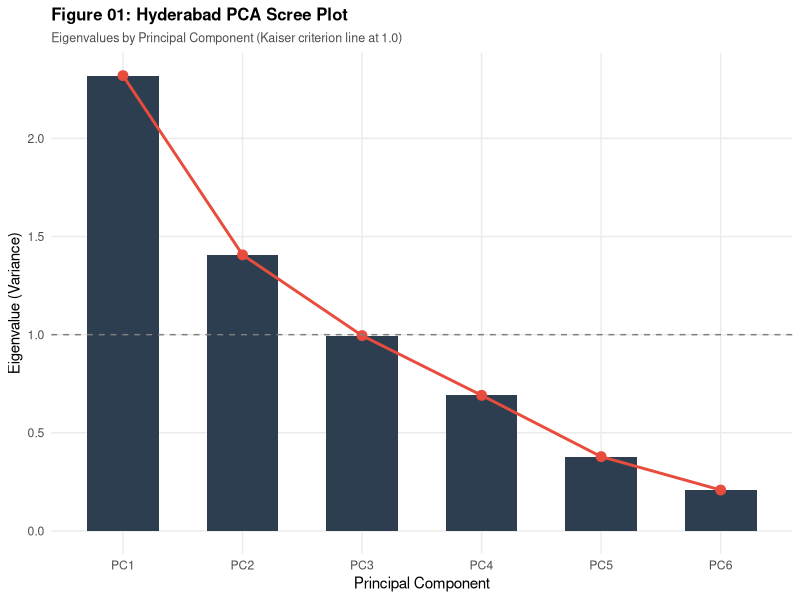
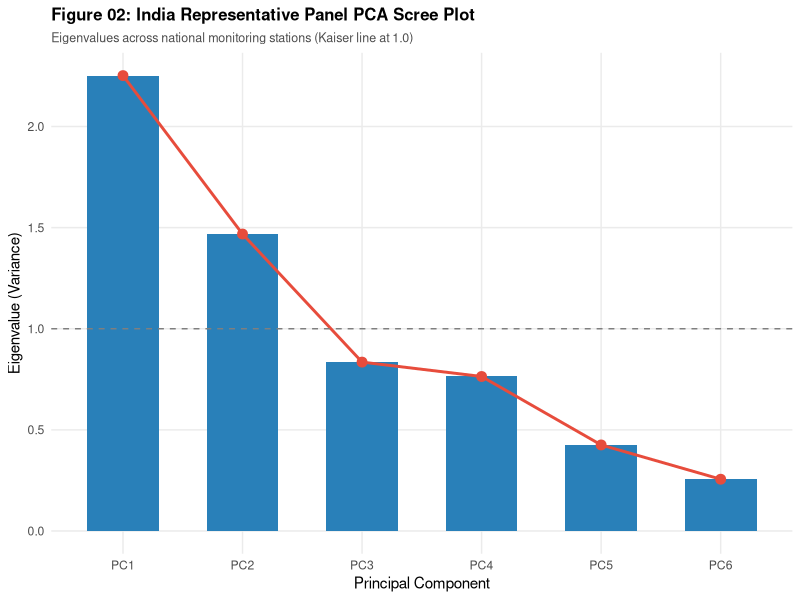
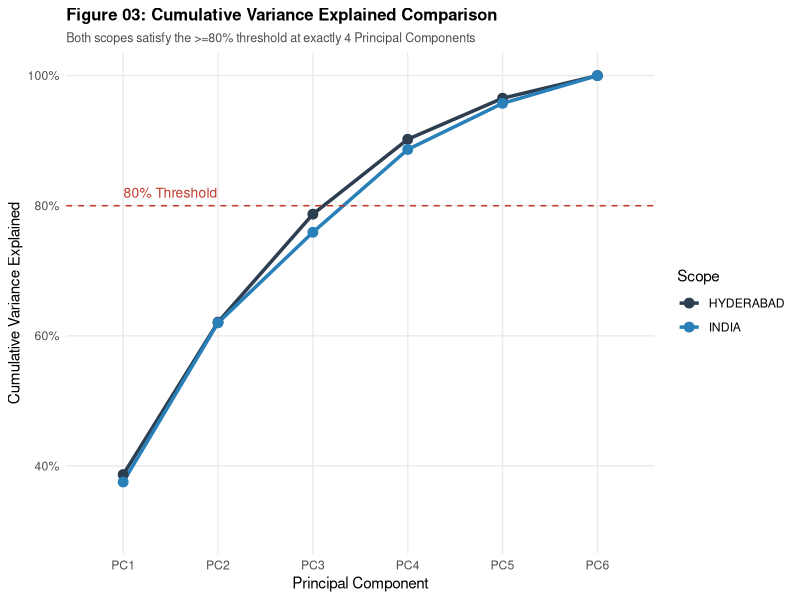
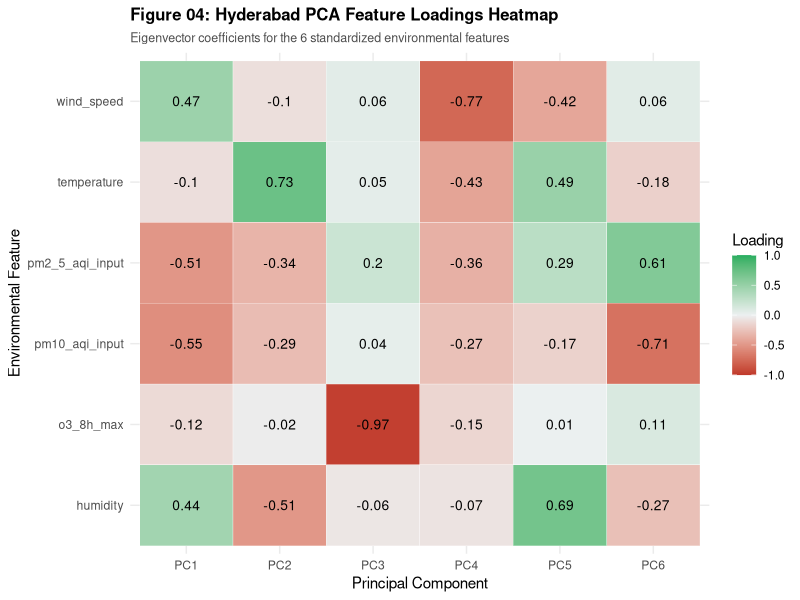
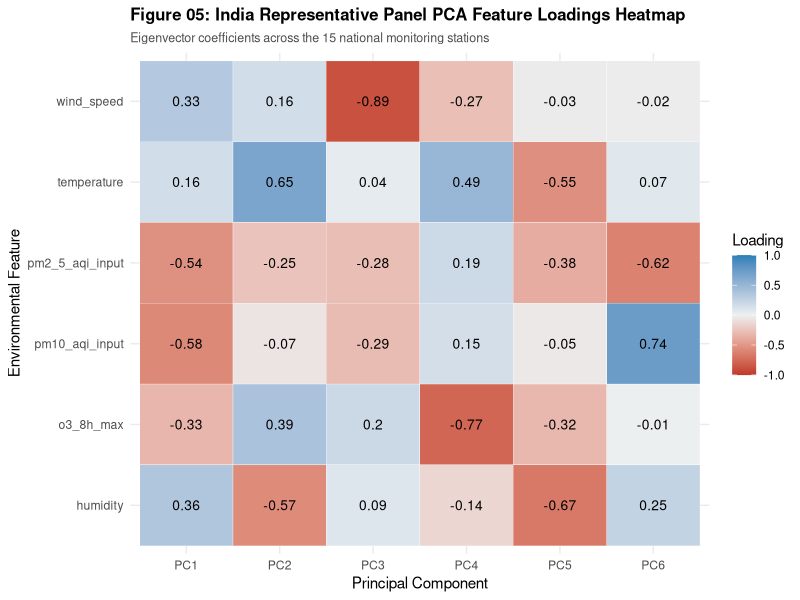
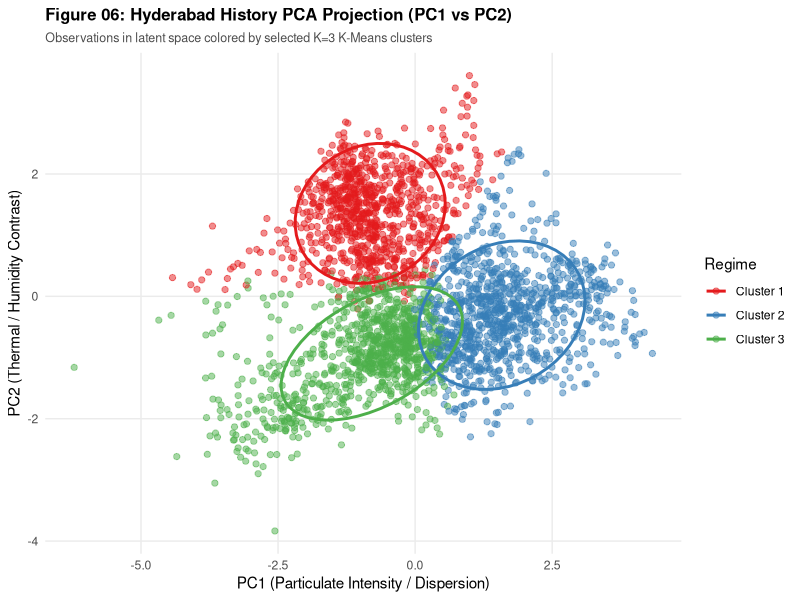
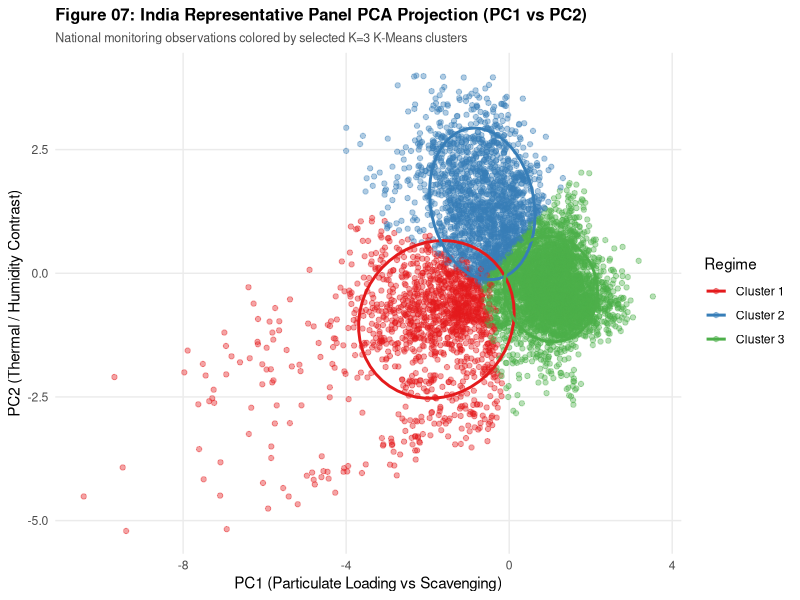
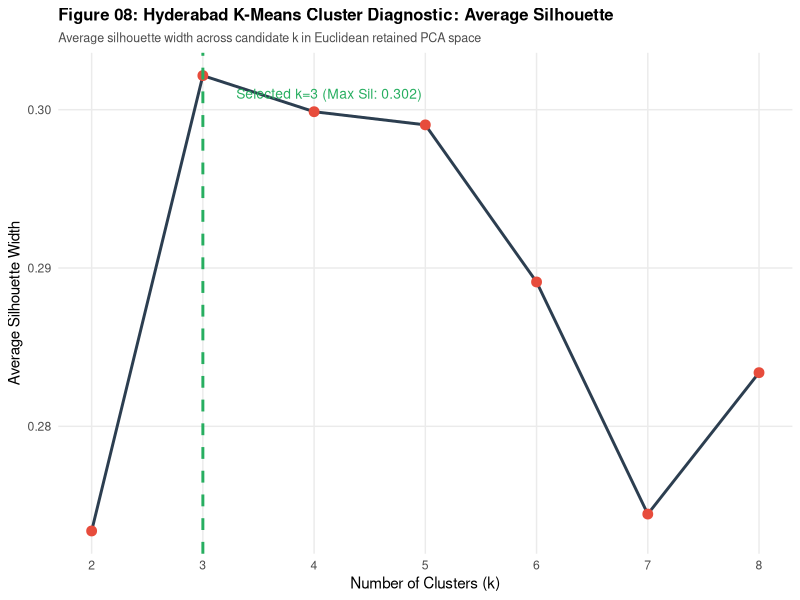

Recreate these plots in R, in order.
# ==============================================================================
# scripts/18c_phase5A_profiles_figures.R
# Phase 5A: Cluster Profiling, Labeling, Regime Shifts & Publication Figures
# ==============================================================================

suppressPackageStartupMessages({
  library(readr)
  library(dplyr)
  library(tidyr)
  library(tibble)
  library(ggplot2)
})

cat(">>> Running Phase 5A Profiling & Figures Pipeline...\n")

# 1. Load Data
hyd_hist <- read_csv("data/analysis/phase5A/Hyderabad_PCA_History.csv", show_col_types = FALSE)
ind_hist <- read_csv("data/analysis/phase5A/India_PCA_History.csv", show_col_types = FALSE)
hyd_rec  <- read_csv("data/analysis/phase5A/Hyderabad_Recent_Cluster_Assignments.csv", show_col_types = FALSE)
ind_rec  <- read_csv("data/analysis/phase5A/India_Recent_Cluster_Assignments.csv", show_col_types = FALSE)

pca_var  <- read_csv("analysis/phase5A/tables/phase5A_pca_variance_explained.csv", show_col_types = FALSE)
pca_load <- read_csv("analysis/phase5A/tables/phase5A_pca_loadings.csv", show_col_types = FALSE)
pca_sel  <- read_csv("analysis/phase5A/tables/phase5A_pca_selection.csv", show_col_types = FALSE)
k_diag   <- read_csv("analysis/phase5A/tables/phase5A_k_selection_diagnostics.csv", show_col_types = FALSE)
cents_df <- read_csv("analysis/phase5A/tables/phase5A_cluster_centroids_pca.csv", show_col_types = FALSE)

pca_features <- c(
  "pm2_5_aqi_input",
  "pm10_aqi_input",
  "o3_8h_max",
  "temperature",
  "humidity",
  "wind_speed"
)

# 2. Raw-Scale Cluster Profiles (phase5A_cluster_profiles.csv)
scopes_data <- list(
  HYDERABAD = list(hist = hyd_hist, rec = hyd_rec),
  INDIA     = list(hist = ind_hist, rec = ind_rec)
)

profiles_list <- list()
for (scope_name in names(scopes_data)) {
  hdf <- scopes_data[[scope_name]]$hist
  clusters <- sort(unique(hdf$initial_cluster))
  
  for (cl in clusters) {
    cl_df <- hdf %>% filter(initial_cluster == cl)
    n_cl <- nrow(cl_df)
    
    # Quantitative stats for 6 features + aqi_verified
    all_numeric_vars <- c(pca_features, "aqi_verified")
    
    for (v in all_numeric_vars) {
      vals <- cl_df[[v]]
      vals_clean <- vals[!is.na(vals)]
      
      profiles_list[[paste(scope_name, cl, v, sep = "_")]] <- tibble(
        scope = scope_name,
        cluster = cl,
        variable = v,
        n = length(vals_clean),
        mean = mean(vals_clean),
        sd = sd(vals_clean),
        median = median(vals_clean),
        q1 = quantile(vals_clean, 0.25),
        q3 = quantile(vals_clean, 0.75)
      )
    }
  }
}
cluster_profiles_df <- bind_rows(profiles_list)
write_csv(cluster_profiles_df, "analysis/phase5A/tables/phase5A_cluster_profiles.csv")
cat("Saved: phase5A_cluster_profiles.csv\n")

# 3. Descriptive Cluster Labels (phase5A_cluster_labels.csv)
# Based directly on data profiles:
cluster_labels_df <- tribble(
  ~scope, ~cluster, ~descriptive_label, ~profile_basis, ~caution,
  "HYDERABAD", "Cluster 1", "warm-dry-moderate-pollution", "High temperature (30.3C), low humidity (42.8%), moderate particulate and ozone (AQI ~80.5); dominant in Summer/Pre-monsoon", "Unsupervised cluster; does not represent a causal source allocation",
  "HYDERABAD", "Cluster 2", "humid-monsoon-lower-pollution", "High humidity (75.6%), elevated wind (3.87 m/s), low PM2.5/PM10 (AQI ~56.5); dominant in Monsoon", "Meteorological dilution does not imply total absence of local emissions",
  "HYDERABAD", "Cluster 3", "cool-calm-particulate-elevated", "Lower temperature (23.9C), calm wind (2.02 m/s), elevated PM2.5 and PM10 (AQI ~99.8); dominant in Winter", "Inversion-driven accumulation across urban panel; not a single point source",
  "INDIA", "Cluster 1", "cool-stagnant-particulate-elevated", "Low temperature (21.5C), low wind (1.80 m/s), severe PM2.5 (100.4 ug/m3) and PM10 (186.2 ug/m3, AQI ~211.4); dominant in Winter", "Multi-station representative subset; cannot be generalized as an entire citywide mean",
  "INDIA", "Cluster 2", "hot-dry-ozone-dust-elevated", "High temperature (30.7C), low humidity (40.9%), elevated O3 (68.3 ug/m3) and PM10 (115.8 ug/m3, AQI ~120.9); dominant in Summer/Pre-monsoon", "High photochemical and crustal aerosol activity; unverified gases excluded",
  "INDIA", "Cluster 3", "humid-monsoon-lower-pollution", "High humidity (77.2%), higher wind (2.77 m/s), lowest PM2.5/PM10/O3 (AQI ~66.5); dominant in Monsoon (55.5% of history observations)", "Regional wet scavenging across national monitoring stations"
)
write_csv(cluster_labels_df, "analysis/phase5A/tables/phase5A_cluster_labels.csv")
cat("Saved: phase5A_cluster_labels.csv\n")

# 4. Regime Frequency Comparison: History vs Recent (phase5A_regime_frequency_comparison.csv)
freq_list <- list()
for (scope_name in names(scopes_data)) {
  hdf <- scopes_data[[scope_name]]$hist
  rdf <- scopes_data[[scope_name]]$rec
  
  h_counts <- hdf %>%
    count(initial_cluster, name = "n") %>%
    rename(cluster = initial_cluster) %>%
    mutate(
      scope = scope_name,
      period = "MODELING_HISTORY",
      percentage = round(100 * n / sum(n), 2)
    )
  
  r_counts <- rdf %>%
    count(assigned_cluster, name = "n") %>%
    rename(cluster = assigned_cluster) %>%
    mutate(
      scope = scope_name,
      period = "RECENT_EVALUATION",
      percentage = round(100 * n / sum(n), 2)
    )
  
  # Ensure all clusters are present in both periods
  all_cls <- unique(c(h_counts$cluster, r_counts$cluster))
  h_full <- tibble(cluster = all_cls) %>%
    left_join(h_counts, by = "cluster") %>%
    mutate(scope = scope_name, period = "MODELING_HISTORY", n = coalesce(n, 0L), percentage = coalesce(percentage, 0.0))
  
  r_full <- tibble(cluster = all_cls) %>%
    left_join(r_counts, by = "cluster") %>%
    mutate(scope = scope_name, period = "RECENT_EVALUATION", n = coalesce(n, 0L), percentage = coalesce(percentage, 0.0))
  
  freq_list[[scope_name]] <- bind_rows(h_full, r_full) %>%
    left_join(cluster_labels_df %>% select(scope, cluster, descriptive_label), by = c("scope", "cluster")) %>%
    select(scope, period, cluster, descriptive_label, n, percentage)
}
regime_freq_df <- bind_rows(freq_list)
write_csv(regime_freq_df, "analysis/phase5A/tables/phase5A_regime_frequency_comparison.csv")
cat("Saved: phase5A_regime_frequency_comparison.csv\n")

# 5. Station x Regime Table (phase5A_station_cluster_distribution.csv)
station_dist_list <- list()
for (scope_name in names(scopes_data)) {
  hdf <- scopes_data[[scope_name]]$hist
  rdf <- scopes_data[[scope_name]]$rec
  
  stations <- sort(unique(c(hdf$station_name, rdf$station_name)))
  clusters <- sort(unique(hdf$initial_cluster))
  
  grid <- expand.grid(station_name = stations, cluster = clusters, stringsAsFactors = FALSE)
  
  h_st <- hdf %>%
    count(station_name, initial_cluster, name = "history_n") %>%
    rename(cluster = initial_cluster) %>%
    group_by(station_name) %>%
    mutate(history_pct = round(100 * history_n / sum(history_n), 2)) %>%
    ungroup()
  
  r_st <- rdf %>%
    count(station_name, assigned_cluster, name = "recent_n") %>%
    rename(cluster = assigned_cluster) %>%
    group_by(station_name) %>%
    mutate(recent_pct = round(100 * recent_n / sum(recent_n), 2)) %>%
    ungroup()
  
  st_full <- grid %>%
    left_join(h_st, by = c("station_name", "cluster")) %>%
    left_join(r_st, by = c("station_name", "cluster")) %>%
    mutate(
      scope = scope_name,
      history_n = coalesce(history_n, 0L),
      history_pct = coalesce(history_pct, 0.0),
      recent_n = coalesce(recent_n, 0L),
      recent_pct = coalesce(recent_pct, 0.0)
    ) %>%
    select(scope, station_name, cluster, history_n, history_pct, recent_n, recent_pct)
  
  station_dist_list[[scope_name]] <- st_full
}
station_dist_df <- bind_rows(station_dist_list)
write_csv(station_dist_df, "analysis/phase5A/tables/phase5A_station_cluster_distribution.csv")
cat("Saved: phase5A_station_cluster_distribution.csv\n")

# 6. Season x Regime Table for HISTORY (phase5A_season_cluster_distribution.csv)
season_dist_list <- list()
for (scope_name in names(scopes_data)) {
  hdf <- scopes_data[[scope_name]]$hist
  
  s_df <- hdf %>%
    count(season, initial_cluster, name = "n") %>%
    rename(cluster = initial_cluster) %>%
    group_by(season) %>%
    mutate(
      scope = scope_name,
      pct = round(100 * n / sum(n), 2)
    ) %>%
    ungroup() %>%
    select(scope, season, cluster, n, pct)
  
  season_dist_list[[scope_name]] <- s_df
}
season_dist_df <- bind_rows(season_dist_list)
write_csv(season_dist_df, "analysis/phase5A/tables/phase5A_season_cluster_distribution.csv")
cat("Saved: phase5A_season_cluster_distribution.csv\n")

# ==============================================================================
# 7. GENERATE ALL 20 FIGURES
# ==============================================================================
theme_clean <- theme_minimal(base_size = 11) +
  theme(
    plot.title = element_text(face = "bold", size = 12),
    plot.subtitle = element_text(size = 9, color = "grey30"),
    panel.grid.minor = element_blank()
  )

# Figure 01: Hyderabad Scree Plot
p01 <- ggplot(pca_var %>% filter(scope == "HYDERABAD"), aes(x = factor(PC, levels = paste0("PC", 1:6)), y = eigenvalue)) +
  geom_col(fill = "#2c3e50", width = 0.6) +
  geom_point(color = "#e74c3c", size = 3) +
  geom_line(aes(group = 1), color = "#e74c3c", linewidth = 1) +
  geom_hline(yintercept = 1, linetype = "dashed", color = "grey50") +
  labs(title = "Figure 01: Hyderabad PCA Scree Plot", subtitle = "Eigenvalues by Principal Component (Kaiser criterion line at 1.0)", x = "Principal Component", y = "Eigenvalue (Variance)") +
  theme_clean
ggsave("analysis/phase5A/figures/01_hyderabad_scree_plot.png", p01, width = 7, height = 4.5, dpi = 300)

# Figure 02: India Scree Plot
p02 <- ggplot(pca_var %>% filter(scope == "INDIA"), aes(x = factor(PC, levels = paste0("PC", 1:6)), y = eigenvalue)) +
  geom_col(fill = "#2980b9", width = 0.6) +
  geom_point(color = "#e74c3c", size = 3) +
  geom_line(aes(group = 1), color = "#e74c3c", linewidth = 1) +
  geom_hline(yintercept = 1, linetype = "dashed", color = "grey50") +
  labs(title = "Figure 02: India Representative Panel PCA Scree Plot", subtitle = "Eigenvalues across national monitoring stations (Kaiser line at 1.0)", x = "Principal Component", y = "Eigenvalue (Variance)") +
  theme_clean
ggsave("analysis/phase5A/figures/02_india_scree_plot.png", p02, width = 7, height = 4.5, dpi = 300)

# Figure 03: Cumulative Variance Comparison
p03 <- ggplot(pca_var, aes(x = factor(PC, levels = paste0("PC", 1:6)), y = cumulative_variance, color = scope, group = scope)) +
  geom_line(linewidth = 1.2) +
  geom_point(size = 3) +
  geom_hline(yintercept = 0.80, linetype = "dashed", color = "#c0392b") +
  annotate("text", x = 1.5, y = 0.82, label = "80% Threshold", color = "#c0392b", size = 3.5) +
  scale_y_continuous(labels = scales::percent_format(accuracy = 1), limits = c(0.3, 1.0)) +
  scale_color_manual(values = c("HYDERABAD" = "#2c3e50", "INDIA" = "#2980b9")) +
  labs(title = "Figure 03: Cumulative Variance Explained Comparison", subtitle = "Both scopes satisfy the >=80% threshold at exactly 4 Principal Components", x = "Principal Component", y = "Cumulative Variance Explained", color = "Scope") +
  theme_clean
ggsave("analysis/phase5A/figures/03_cumulative_variance_comparison.png", p03, width = 8, height = 4.5, dpi = 300)

# Figure 04: Hyderabad Loadings Heatmap
p04 <- ggplot(pca_load %>% filter(scope == "HYDERABAD"), aes(x = factor(PC, levels = paste0("PC", 1:6)), y = feature, fill = loading)) +
  geom_tile(color = "white") +
  geom_text(aes(label = round(loading, 2)), size = 3.5) +
  scale_fill_gradient2(low = "#c0392b", mid = "#ecf0f1", high = "#27ae60", midpoint = 0, limits = c(-1, 1)) +
  labs(title = "Figure 04: Hyderabad PCA Feature Loadings Heatmap", subtitle = "Eigenvector coefficients for the 6 standardized environmental features", x = "Principal Component", y = "Environmental Feature", fill = "Loading") +
  theme_clean
ggsave("analysis/phase5A/figures/04_hyderabad_loading_heatmap.png", p04, width = 8, height = 5, dpi = 300)

# Figure 05: India Loadings Heatmap
p05 <- ggplot(pca_load %>% filter(scope == "INDIA"), aes(x = factor(PC, levels = paste0("PC", 1:6)), y = feature, fill = loading)) +
  geom_tile(color = "white") +
  geom_text(aes(label = round(loading, 2)), size = 3.5) +
  scale_fill_gradient2(low = "#c0392b", mid = "#ecf0f1", high = "#2980b9", midpoint = 0, limits = c(-1, 1)) +
  labs(title = "Figure 05: India Representative Panel PCA Feature Loadings Heatmap", subtitle = "Eigenvector coefficients across the 15 national monitoring stations", x = "Principal Component", y = "Environmental Feature", fill = "Loading") +
  theme_clean
ggsave("analysis/phase5A/figures/05_india_loading_heatmap.png", p05, width = 8, height = 5, dpi = 300)

# Figure 06: Hyderabad PC1-PC2 Scores by Cluster
p06 <- ggplot(hyd_hist, aes(x = PC1, y = PC2, color = initial_cluster)) +
  geom_point(alpha = 0.5, size = 1.8) +
  stat_ellipse(level = 0.85, linewidth = 1) +
  scale_color_brewer(palette = "Set1") +
  labs(title = "Figure 06: Hyderabad History PCA Projection (PC1 vs PC2)", subtitle = "Observations in latent space colored by selected K=3 K-Means clusters", x = "PC1 (Particulate Intensity / Dispersion)", y = "PC2 (Thermal / Humidity Contrast)", color = "Regime") +
  theme_clean
ggsave("analysis/phase5A/figures/06_hyderabad_pca_pc1_pc2_by_cluster.png", p06, width = 8, height = 5.5, dpi = 300)

# Figure 07: India PC1-PC2 Scores by Cluster
p07 <- ggplot(ind_hist, aes(x = PC1, y = PC2, color = initial_cluster)) +
  geom_point(alpha = 0.4, size = 1.5) +
  stat_ellipse(level = 0.85, linewidth = 1) +
  scale_color_brewer(palette = "Set1") +
  labs(title = "Figure 07: India Representative Panel PCA Projection (PC1 vs PC2)", subtitle = "National monitoring observations colored by selected K=3 K-Means clusters", x = "PC1 (Particulate Loading vs Scavenging)", y = "PC2 (Thermal / Humidity Contrast)", color = "Regime") +
  theme_clean
ggsave("analysis/phase5A/figures/07_india_pca_pc1_pc2_by_cluster.png", p07, width = 8, height = 5.5, dpi = 300)

# Figure 08: Hyderabad K Selection Silhouette
p08 <- ggplot(k_diag %>% filter(scope == "HYDERABAD"), aes(x = k, y = average_silhouette_width)) +
  geom_line(color = "#2c3e50", linewidth = 1) +
  geom_point(color = "#e74c3c", size = 3) +
  geom_vline(xintercept = 3, linetype = "dashed", color = "#27ae60", linewidth = 1) +
  annotate("text", x = 3.3, y = 0.301, label = "Selected k=3 (Max Sil: 0.302)", color = "#27ae60", hjust = 0, size = 3.5) +
  scale_x_continuous(breaks = 2:8) +
  labs(title = "Figure 08: Hyderabad K-Means Cluster Diagnostic: Average Silhouette", subtitle = "Average silhouette width across candidate k in Euclidean retained PCA space", x = "Number of Clusters (k)", y = "Average Silhouette Width") +
  theme_clean
ggsave("analysis/phase5A/figures/08_hyderabad_k_selection_silhouette.png", p08, width = 7.5, height = 4.5, dpi = 300)

# Figure 09: India K Selection Silhouette
p09 <- ggplot(k_diag %>% filter(scope == "INDIA"), aes(x = k, y = average_silhouette_width, color = is_feasible)) +
  geom_line(aes(group = 1), color = "#2980b9", linewidth = 1) +
  geom_point(size = 3.5) +
  geom_vline(xintercept = 3, linetype = "dashed", color = "#27ae60", linewidth = 1) +
  annotate("text", x = 3.3, y = 0.314, label = "Selected k=3 (Max Feasible Sil: 0.315)", color = "#27ae60", hjust = 0, size = 3.5) +
  scale_x_continuous(breaks = 2:8) +
  scale_color_manual(values = c("TRUE" = "#27ae60", "FALSE" = "#e74c3c")) +
  labs(title = "Figure 09: India K-Means Cluster Diagnostic: Average Silhouette", subtitle = "Candidate k evaluated; k >= 6 disqualified by < 2% cluster size constraint", x = "Number of Clusters (k)", y = "Average Silhouette Width", color = "Size Feasible") +
  theme_clean
ggsave("analysis/phase5A/figures/09_india_k_selection_silhouette.png", p09, width = 8, height = 4.5, dpi = 300)

# Figure 10: WSS / Elbow Comparison
p10 <- ggplot(k_diag, aes(x = k, y = total_withinss, color = scope, group = scope)) +
  geom_line(linewidth = 1) +
  geom_point(size = 3) +
  scale_x_continuous(breaks = 2:8) +
  scale_color_manual(values = c("HYDERABAD" = "#2c3e50", "INDIA" = "#2980b9")) +
  labs(title = "Figure 10: K-Means Elbow Curve (Total Within-Cluster Sum of Squares)", subtitle = "Diminishing marginal within-cluster variance reduction beyond k=3", x = "Number of Clusters (k)", y = "Total Within-Cluster SS", color = "Scope") +
  theme_clean
ggsave("analysis/phase5A/figures/10_wss_elbow_comparison.png", p10, width = 8, height = 4.5, dpi = 300)

# Figure 11: Hyderabad Cluster Profile Heatmap
hyd_prof_z <- hyd_hist %>%
  group_by(initial_cluster) %>%
  summarise(across(all_of(pca_features), mean)) %>%
  pivot_longer(cols = -initial_cluster, names_to = "feature", values_to = "raw_mean") %>%
  group_by(feature) %>%
  mutate(std_mean = (raw_mean - mean(raw_mean)) / sd(raw_mean)) %>%
  ungroup()

p11 <- ggplot(hyd_prof_z, aes(x = initial_cluster, y = feature, fill = std_mean)) +
  geom_tile(color = "white") +
  geom_text(aes(label = round(raw_mean, 1)), size = 3.5) +
  scale_fill_gradient2(low = "#2980b9", mid = "#f5f6fa", high = "#c0392b", midpoint = 0) +
  labs(title = "Figure 11: Hyderabad Cluster Mean Profiles (Raw Units with Z-Shading)", subtitle = "Numbers display raw unstandardized means; cell color indicates relative cross-cluster elevation", x = "Cluster Regime", y = "Environmental Variable", fill = "Z-Score Relative") +
  theme_clean
ggsave("analysis/phase5A/figures/11_hyderabad_cluster_profile_heatmap.png", p11, width = 8, height = 5, dpi = 300)

# Figure 12: India Cluster Profile Heatmap
ind_prof_z <- ind_hist %>%
  group_by(initial_cluster) %>%
  summarise(across(all_of(pca_features), mean)) %>%
  pivot_longer(cols = -initial_cluster, names_to = "feature", values_to = "raw_mean") %>%
  group_by(feature) %>%
  mutate(std_mean = (raw_mean - mean(raw_mean)) / sd(raw_mean)) %>%
  ungroup()

p12 <- ggplot(ind_prof_z, aes(x = initial_cluster, y = feature, fill = std_mean)) +
  geom_tile(color = "white") +
  geom_text(aes(label = round(raw_mean, 1)), size = 3.5) +
  scale_fill_gradient2(low = "#2980b9", mid = "#f5f6fa", high = "#c0392b", midpoint = 0) +
  labs(title = "Figure 12: India Panel Cluster Mean Profiles (Raw Units with Z-Shading)", subtitle = "Raw unstandardized averages across the 3 national clusters", x = "Cluster Regime", y = "Environmental Variable", fill = "Z-Score Relative") +
  theme_clean
ggsave("analysis/phase5A/figures/12_india_cluster_profile_heatmap.png", p12, width = 8, height = 5, dpi = 300)

# Figure 13: Hyderabad Regime Frequency History vs Recent
p13 <- ggplot(regime_freq_df %>% filter(scope == "HYDERABAD"), aes(x = cluster, y = percentage, fill = period)) +
  geom_col(position = position_dodge(width = 0.8), width = 0.7) +
  scale_fill_manual(values = c("MODELING_HISTORY" = "#34495e", "RECENT_EVALUATION" = "#e67e22")) +
  scale_y_continuous(labels = scales::percent_format(scale = 1)) +
  labs(title = "Figure 13: Hyderabad Regime Frequency Shift (History vs September)", subtitle = "Substantial September expansion of Cluster 2 (humid-monsoon-lower-pollution)", x = "Cluster Regime", y = "Percentage of Complete Days", fill = "Period") +
  theme_clean
ggsave("analysis/phase5A/figures/13_hyderabad_regime_frequency_history_vs_recent.png", p13, width = 8, height = 4.5, dpi = 300)

# Figure 14: India Regime Frequency History vs Recent
p14 <- ggplot(regime_freq_df %>% filter(scope == "INDIA"), aes(x = cluster, y = percentage, fill = period)) +
  geom_col(position = position_dodge(width = 0.8), width = 0.7) +
  scale_fill_manual(values = c("MODELING_HISTORY" = "#2980b9", "RECENT_EVALUATION" = "#e67e22")) +
  scale_y_continuous(labels = scales::percent_format(scale = 1)) +
  labs(title = "Figure 14: India Panel Regime Frequency Shift (History vs September)", subtitle = "September shifts predominantly into Cluster 3 (humid-monsoon-lower-pollution)", x = "Cluster Regime", y = "Percentage of Complete Days", fill = "Period") +
  theme_clean
ggsave("analysis/phase5A/figures/14_india_regime_frequency_history_vs_recent.png", p14, width = 8, height = 4.5, dpi = 300)

# Figure 15: Station-Regime Heatmap Hyderabad (History)
p15 <- ggplot(station_dist_df %>% filter(scope == "HYDERABAD"), aes(x = cluster, y = station_name, fill = history_pct)) +
  geom_tile(color = "white") +
  geom_text(aes(label = paste0(round(history_pct, 1), "%")), size = 3) +
  scale_fill_gradient(low = "#ecf0f1", high = "#2c3e50") +
  labs(title = "Figure 15: Hyderabad Station-Level Regime Distribution (History)", subtitle = "Proportion of complete historical monitoring days spent in each cluster", x = "Cluster Regime", y = "Monitoring Station", fill = "History %") +
  theme_clean
ggsave("analysis/phase5A/figures/15_station_regime_heatmap_hyderabad.png", p15, width = 8.5, height = 5.5, dpi = 300)

# Figure 16: Station-Regime Heatmap India (History)
p16 <- ggplot(station_dist_df %>% filter(scope == "INDIA"), aes(x = cluster, y = station_name, fill = history_pct)) +
  geom_tile(color = "white") +
  geom_text(aes(label = paste0(round(history_pct, 1), "%")), size = 2.8) +
  scale_fill_gradient(low = "#ecf0f1", high = "#2980b9") +
  labs(title = "Figure 16: India Panel Station-Level Regime Distribution (History)", subtitle = "Distribution of historical days across the 15 national monitoring stations", x = "Cluster Regime", y = "Representative Station", fill = "History %") +
  theme_clean
ggsave("analysis/phase5A/figures/16_station_regime_heatmap_india.png", p16, width = 9.5, height = 7, dpi = 300)

# Figure 17: Season-Regime Distribution
p17 <- ggplot(season_dist_df, aes(x = season, y = pct, fill = cluster)) +
  geom_col(position = "fill", width = 0.7) +
  facet_wrap(~scope) +
  scale_y_continuous(labels = scales::percent_format()) +
  scale_fill_brewer(palette = "Set2") +
  labs(title = "Figure 17: Historical Season-Regime Breakdown", subtitle = "Proportion of seasonal observations assigned to each discovered regime", x = "Season", y = "Proportion of Season Days", fill = "Cluster") +
  theme_clean +
  theme(axis.text.x = element_text(angle = 25, hjust = 1))
ggsave("analysis/phase5A/figures/17_season_regime_distribution.png", p17, width = 9, height = 5, dpi = 300)

# Figure 18: Recent Centroid-Distance Percentile Distribution
dist_df <- bind_rows(
  hyd_rec %>% mutate(scope = "HYDERABAD"),
  ind_rec %>% mutate(scope = "INDIA")
)
p18 <- ggplot(dist_df, aes(x = centroid_distance_percentile, fill = scope)) +
  geom_histogram(bins = 20, color = "white", position = "dodge", alpha = 0.8) +
  geom_vline(xintercept = 0.5, linetype = "dashed", color = "grey40") +
  scale_fill_manual(values = c("HYDERABAD" = "#2c3e50", "INDIA" = "#2980b9")) +
  labs(title = "Figure 18: September Centroid-Distance Percentile Distribution", subtitle = "Distance of recent observations to frozen history centroids relative to history empirical distribution", x = "Centroid Distance Percentile [0, 1]", y = "Count of Observations", fill = "Scope") +
  theme_clean
ggsave("analysis/phase5A/figures/18_recent_centroid_distance_distribution.png", p18, width = 8, height = 4.5, dpi = 300)

# Figure 19: Selected Cluster Sizes
cl_sizes_df <- bind_rows(
  hyd_hist %>% count(initial_cluster, name = "size") %>% mutate(scope = "HYDERABAD", total = nrow(hyd_hist)),
  ind_hist %>% count(initial_cluster, name = "size") %>% mutate(scope = "INDIA", total = nrow(ind_hist))
) %>%
  mutate(pct = round(100 * size / total, 1))

p19 <- ggplot(cl_sizes_df, aes(x = initial_cluster, y = size, fill = scope)) +
  geom_col(position = position_dodge(width = 0.8), width = 0.7) +
  geom_text(aes(label = paste0(size, "\n(", pct, "%)")), position = position_dodge(width = 0.8), vjust = -0.3, size = 3.2) +
  scale_fill_manual(values = c("HYDERABAD" = "#2c3e50", "INDIA" = "#2980b9")) +
  labs(title = "Figure 19: Selected K-Means Cluster Sizes (History Complete Cases)", subtitle = "All clusters satisfy >= 2% and >= 30 observations constraints", x = "Cluster Regime", y = "Number of Station-Days", fill = "Scope") +
  scale_y_continuous(expand = expansion(mult = c(0, 0.15))) +
  theme_clean
ggsave("analysis/phase5A/figures/19_selected_cluster_sizes.png", p19, width = 8, height = 4.5, dpi = 300)

# Figure 20: PCA Contribution Summary (Squared Loadings / Cos2)
load_contrib <- pca_load %>%
  mutate(contrib = loading^2) %>%
  filter(PC %in% paste0("PC", 1:4))

p20 <- ggplot(load_contrib, aes(x = PC, y = contrib, fill = feature)) +
  geom_col(position = "fill", width = 0.7) +
  facet_wrap(~scope) +
  scale_y_continuous(labels = scales::percent_format()) +
  scale_fill_brewer(palette = "Spectral") +
  labs(title = "Figure 20: PCA Feature Relative Variance Contribution (Loadings^2)", subtitle = "Proportional contribution of environmental features to the 4 retained PCs", x = "Principal Component", y = "Relative Variance Contribution", fill = "Feature") +
  theme_clean
ggsave("analysis/phase5A/figures/20_pca_contribution_summary.png", p20, width = 9, height = 5, dpi = 300)

cat("\n>>> All 20 Figures and Profiles Generated Successfully.\n")
